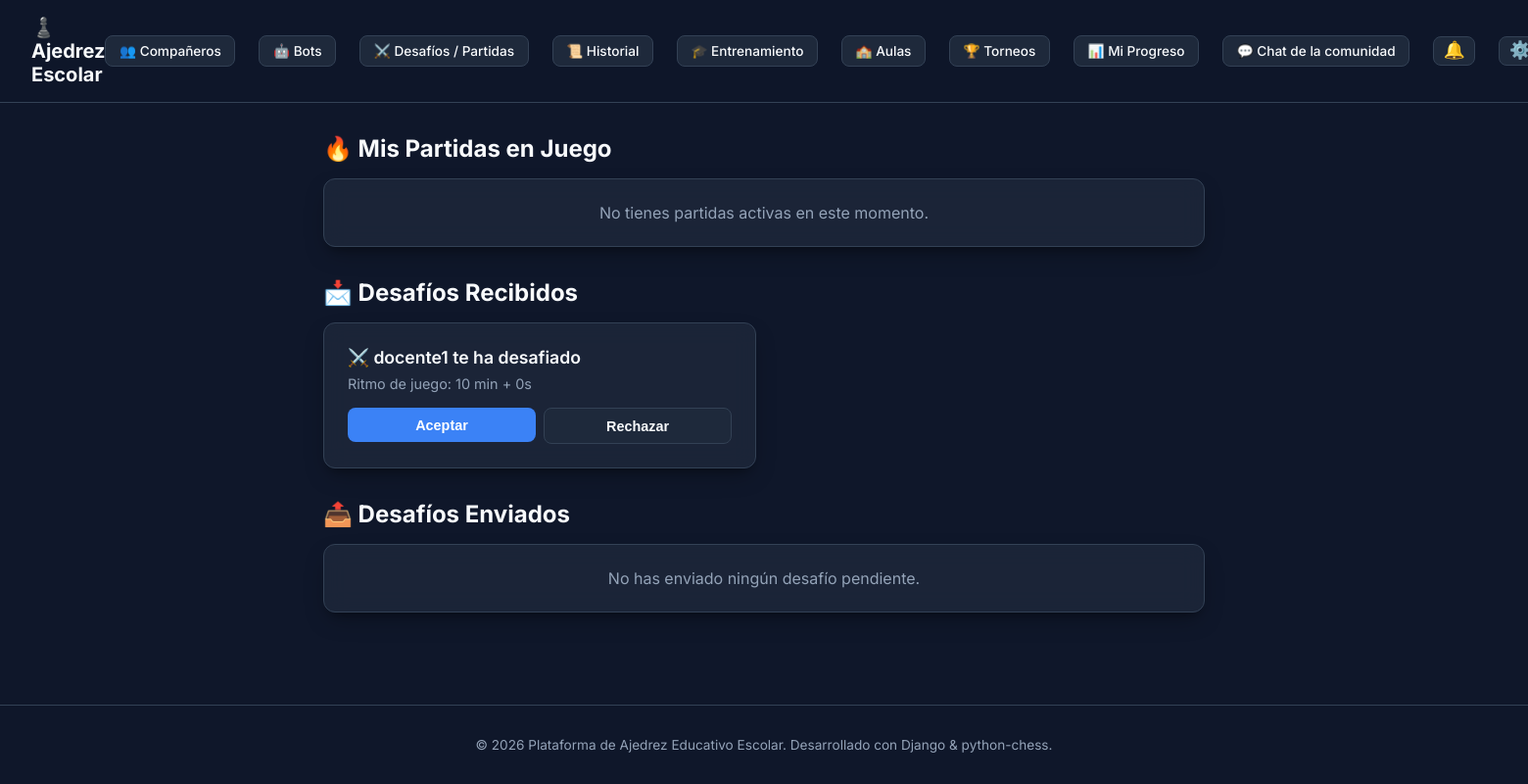
/games/challenges/ (signed in), run on an earlier commit of the app's database.
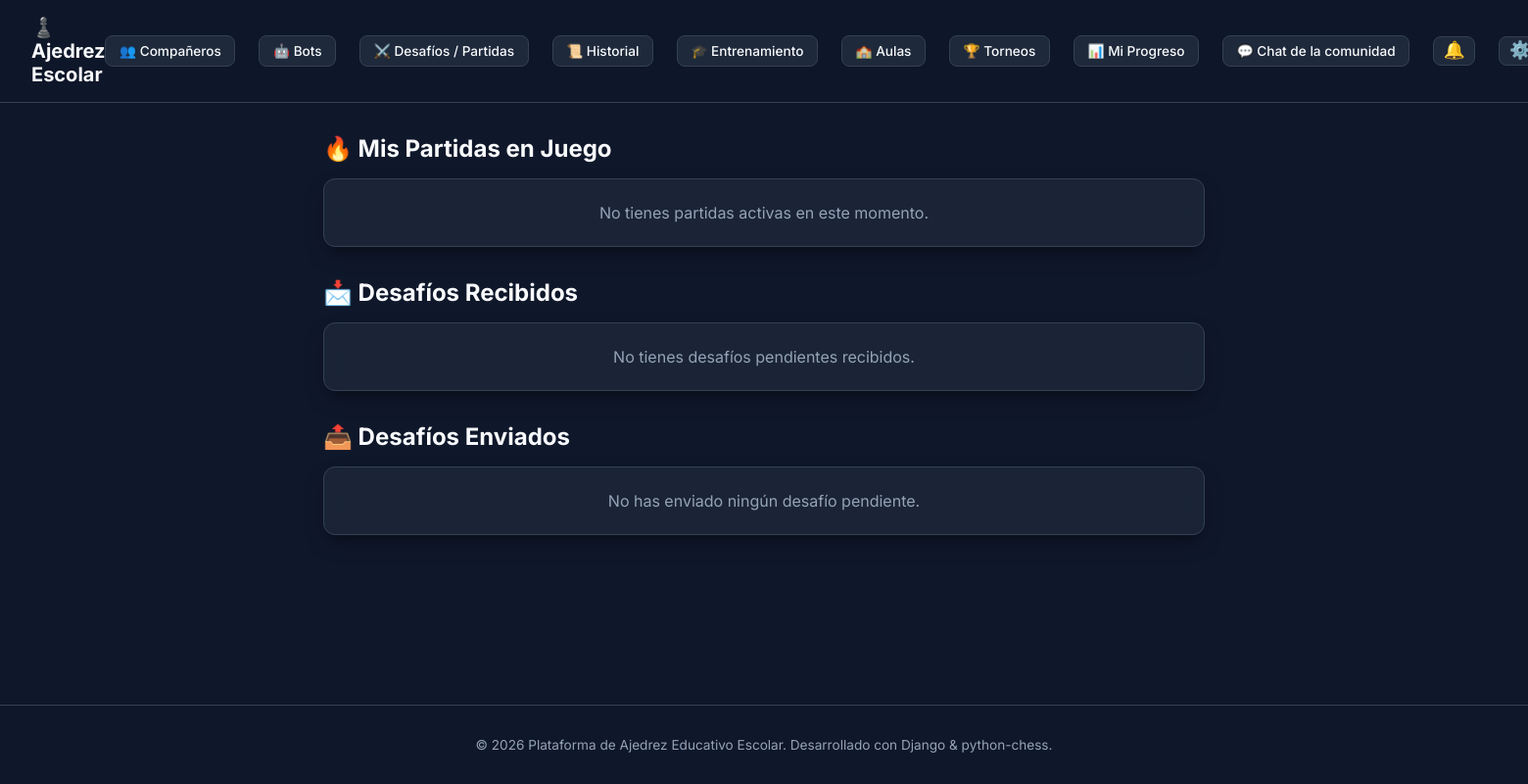
And on a later commit of the database.
### apps/games/models.py (models this page shows, shortened)
class Challenge(models.Model):
    class Status(models.TextChoices):
        PENDING = 'PENDING', 'Pendiente'
        ACCEPTED = 'ACCEPTED', 'Aceptado'
        DECLINED = 'DECLINED', 'Rechazado'
        CANCELLED = 'CANCELLED', 'Cancelado'
    id = models.UUIDField(primary_key=True, default=uuid.uuid4, editable=False)
    sender = models.ForeignKey(
        settings.AUTH_USER_MODEL,
        on_delete=models.CASCADE,
        related_name='sent_challenges'
    )
    receiver = models.ForeignKey(
        settings.AUTH_USER_MODEL,
        on_delete=models.CASCADE,
        related_name='received_challenges'
    )
    time_control_minutes = models.IntegerField(default=10)
    time_control_increment = models.IntegerField(default=0)
    status = models.CharField(
        max_length=10,
        choices=Status.choices,
        default=Status.PENDING
    )
    game = models.OneToOneField(
        Game,
        on_delete=models.SET_NULL,
        null=True,
        blank=True,
        related_name='originating_challenge'
    )
    created_at = models.DateTimeField(auto_now_add=True)

### apps/accounts/models.py (models this page shows, shortened)
class CustomUser(AbstractUser):
    class Role(models.TextChoices):
        ADMIN = 'ADMIN', 'Administrador'
        TEACHER = 'TEACHER', 'Docente'
        STUDENT = 'STUDENT', 'Estudiante'
        BOT = 'BOT', 'Bot'
    role = models.CharField(
        max_length=10,
        choices=Role.choices,
        default=Role.STUDENT,
        verbose_name="Rol de usuario"
    )
    elo_rating = models.IntegerField(default=1200, verbose_name="Puntuación ELO")
    bio = models.TextField(blank=True, verbose_name="Biografía")
    @property
    def rank(self):
        from apps.ratings.elo import rank_for_elo
        return rank_for_elo(self.elo_rating)

### apps/games/views.py (the view)
# urls.py: path('challenges/', ChallengeListView.as_view(), name='challenges_list'),
class ChallengeListView(LoginRequiredMixin, ListView):
    model = Challenge
    template_name = 'games/challenges.html'
    context_object_name = 'received_challenges'
    def get_queryset(self):
        return Challenge.objects.filter(receiver=self.request.user, status=Challenge.Status.PENDING).order_by('-created_at')
    def get_context_data(self, **kwargs):
        context = super().get_context_data(**kwargs)
        context['sent_challenges'] = Challenge.objects.filter(
            sender=self.request.user,
            status=Challenge.Status.PENDING
        ).order_by('-created_at')
        context['my_games'] = Game.objects.filter(
            status=Game.Status.IN_PROGRESS
        ).filter(
            models.Q(white_player=self.request.user) | models.Q(black_player=self.request.user)
        ).order_by('-updated_at')
        return context

### apps/personalization/context_processors.py (called while the page is built)
def chess_appearance(request):
    user = getattr(request, 'user', None)
    piece_set, board_theme, is_custom = resolve_user_appearance(user)
    return {
        'user_piece_set': piece_set,
        'user_board_theme': board_theme,
        'is_custom_appearance': is_custom,
        'chess_piece_sets': PIECE_SETS,
        'chess_board_themes': BOARD_THEMES,
    }

### apps/personalization/models.py (called while the page is built)
    @classmethod
    def get_solo(cls):
        obj, _ = cls.objects.get_or_create(id=1)
        return obj

### apps/ratings/elo.py (called while the page is built)
def rank_for_elo(elo: int) -> PlayerRank:
    for rank in reversed(_RANKS_DESC):
        if elo >= rank.min_elo:
            return rank
    return PlayerRank.NOVATO

    @property
    def label(self) -> str:
        return self.value[0]

    @property
    def min_elo(self) -> int:
        return self.value[1]

### templates/games/challenges.html (shortened to what this page needs)
{% extends 'base.html' %}
{% block content %}
<div style="max-width: 900px; margin: 0 auto; display: flex; flex-direction: column; gap: 2rem;">
    <div>
        <h2 style="margin-bottom: 1rem;">🔥 Mis Partidas en Juego</h2>
        {% if my_games %}
            <div style="display: grid; grid-template-columns: repeat(auto-fill, minmax(300px, 1fr)); gap: 1rem;">
                {% for g in my_games %}
                    <div class="card">
                        <div style="display: flex; justify-content: space-between; margin-bottom: 0.75rem;">
                            <span class="status-badge status-in_progress">En Juego</span>
                            <span style="font-size: 0.85rem; color: var(--text-secondary);">{{ g.time_control_minutes }} min</span>
                        </div>
                        <p style="font-weight: 600; margin-bottom: 1rem;">
                            ⚪ {{ g.white_player.username }} vs ⬛ {{ g.black_player.username }}
                        </p>
                        <a href="{% url 'game_detail' g.id %}" class="btn btn-primary" style="width: 100%;">
                            Continuar Partida ♟️
                        </a>
                    </div>
                {% endfor %}
            </div>
        {% else %}
            <div class="card" style="text-align: center; color: var(--text-secondary);">
                No tienes partidas activas en este momento.
            </div>
        {% endif %}
    </div>
    <div>
        <h2 style="margin-bottom: 1rem;">📩 Desafíos Recibidos</h2>
        {% if received_challenges %}
            <div style="display: grid; grid-template-columns: repeat(auto-fill, minmax(300px, 1fr)); gap: 1rem;">
                {% for ch in received_challenges %}
                    <div class="card">
                        <p style="font-weight: 600; font-size: 1.1rem; margin-bottom: 0.5rem;">
                            ⚔️ {{ ch.sender.username }} te ha desafiado
                        </p>
                        <p style="color: var(--text-secondary); font-size: 0.9rem; margin-bottom: 1rem;">
                            Ritmo de juego: {{ ch.time_control_minutes }} min + {{ ch.time_control_increment }}s
                        </p>
                        <div style="display: flex; gap: 0.5rem;">
                            <form action="{% url 'accept_challenge' ch.id %}" method="post" style="flex: 1;">
                                <button type="submit" class="btn btn-primary" style="width: 100%;">Aceptar</button>
                            </form>
                            <form action="{% url 'decline_challenge' ch.id %}" method="post" style="flex: 1;">
                                <button type="submit" class="btn btn-secondary" style="width: 100%;">Rechazar</button>
                            </form>
                        </div>
                    </div>
                {% endfor %}
            </div>
        {% else %}
            <div class="card" style="text-align: center; color: var(--text-secondary);">
                No tienes desafíos pendientes recibidos.
            </div>
        {% endif %}
    </div>
    <div>
        <h2 style="margin-bottom: 1rem;">📤 Desafíos Enviados</h2>
        {% if sent_challenges %}
            <div style="display: grid; grid-template-columns: repeat(auto-fill, minmax(300px, 1fr)); gap: 1rem;">
                {% for ch in sent_challenges %}
                    <div class="card">
                        <p style="font-weight: 600; margin-bottom: 0.5rem;">
                            Desafío enviado a {{ ch.receiver.username }}
                        </p>
                        <p style="color: var(--text-secondary); font-size: 0.85rem;">
                            Esperando respuesta... ({{ ch.created_at|timesince }})
                        </p>
                    </div>
                {% endfor %}
            </div>
        {% else %}
            <div class="card" style="text-align: center; color: var(--text-secondary);">
                No has enviado ningún desafío pendiente.
            </div>
        {% endif %}
    </div>
</div>
{% endblock %}

What changed in the data, as far as the page shows it:
no longer on this page (row edited): Challenge: sender.username "docente1", time_control_minutes "10", time_control_increment "0"
Also different on the page:
text now shown: "No tienes desafíos pendientes recibidos."
